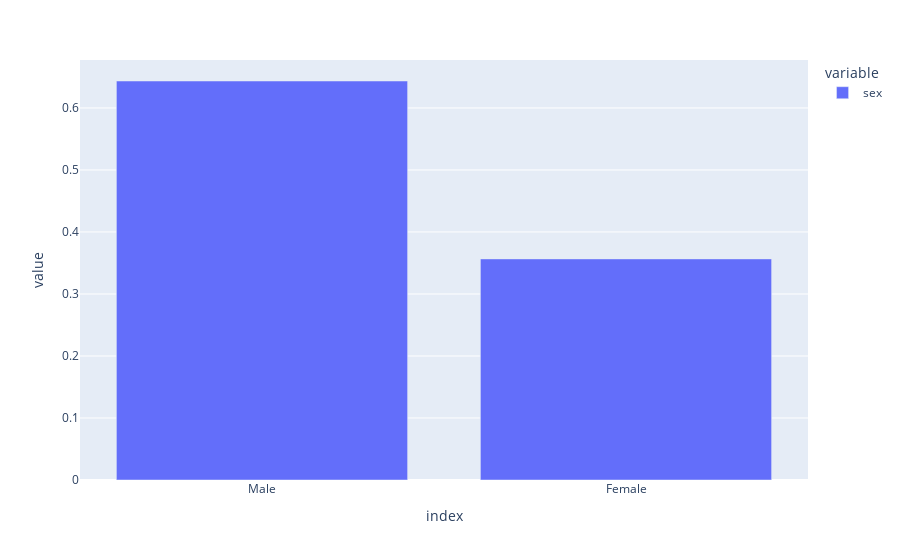

Source (notebook cell):
### Code cell
tips.sex.value_counts(normalize=True).plot(kind="bar")

### Figure 1 — Plotly figure (JSON) as saved in the notebook; plotly's stock layout.template omitted (floating-point values rounded to 4 significant figures)
{"data": [{"alignmentgroup": "True", "hovertemplate": "variable=sex<br>index=%{x}<br>value=%{y}<extra></extra>", "legendgroup": "sex", "marker": {"color": "#636efa"}, "name": "sex", "offsetgroup": "sex", "orientation": "v", "showlegend": true, "textposition": "auto", "type": "bar", "x": ["Male", "Female"], "xaxis": "x", "y": [0.6434, 0.3566], "yaxis": "y"}], "layout": {"autosize": true, "barmode": "relative", "legend": {"title": {"text": "variable"}, "tracegroupgap": 0}, "margin": {"t": 60}, "xaxis": {"anchor": "y", "autorange": true, "domain": [0, 1], "range": [-0.5, 1.5], "title": {"text": "index"}, "type": "category"}, "yaxis": {"anchor": "x", "autorange": true, "domain": [0, 1], "range": [0, 0.6773], "title": {"text": "value"}, "type": "linear"}}}
